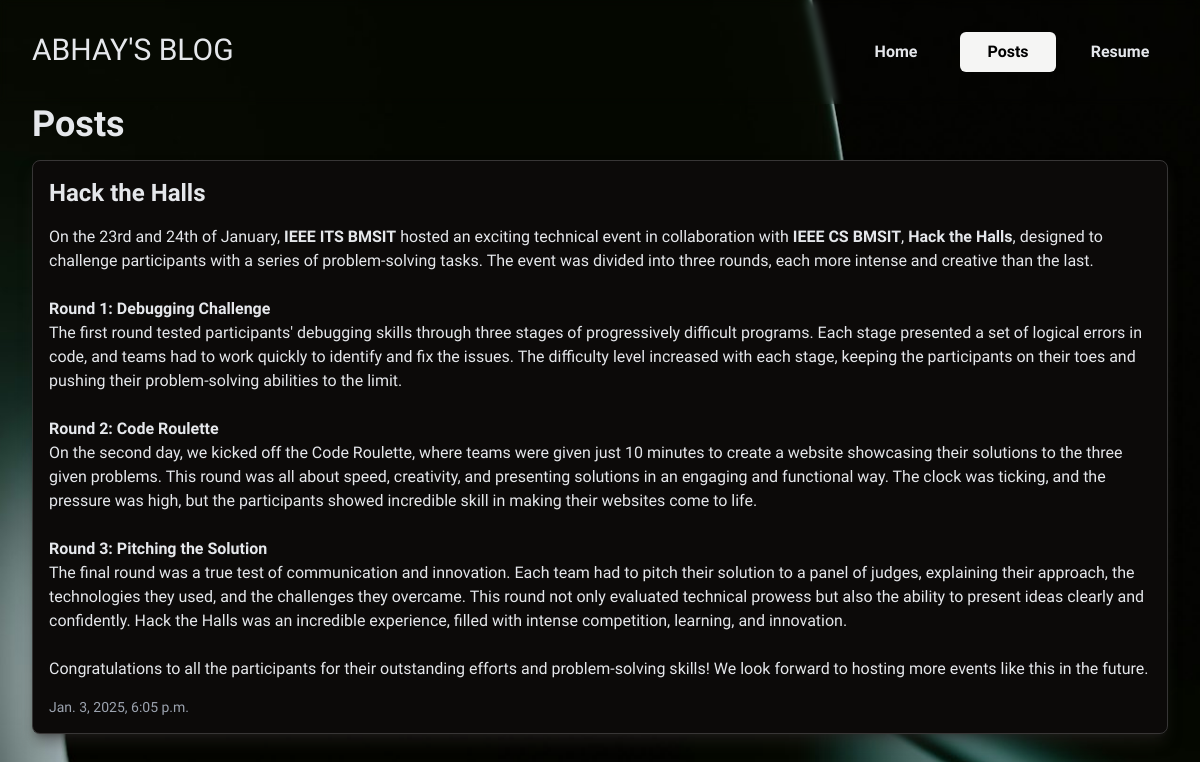
The page /posts on the database its author committed.
### blog/models.py (models this page shows, shortened)
class Post(models.Model):
    title = models.CharField(max_length=200)
    content = RichTextField()
    date_posted = models.DateTimeField(auto_now_add=True)

### blog/views.py (the view)
# urls.py: path('posts', views.posts, name='posts'),
def posts(request):
    posts = Post.objects.all()
    return render(request, 'blog/posts.html', {'posts': posts})

### blog/templates/blog/posts.html
{% extends "blog/layout.html" %}
{% load static %}
{% block body %}
<div class="mt-20 w-full py-6 px-8 min-h-screen z-20">
    <h1 class="text-4xl font-bold">Posts</h1>
    <ul class="w-full bg-stone-950 mt-4 min-h-fit rounded-lg">
        {% for post in posts %}
            <li class="w-full py-4 px-4 mb-4 shadow-lg shadow-stone-800/50 border border-gray-200/20 rounded-lg">
                <h2 class="text-2xl mb-4 font-semibold">{{ post.title }}</h2>
                <p>
                    {{ post.content|safe }}
                </p>
                <p class="mt-4 text-sm text-gray-400">{{ post.date_posted }}</p>
            </li>
        {% endfor %}
    </ul>
</div>
{% endblock %}

### blog/templates/blog/layout.html (shortened to what this page needs)
{% load static %}
<!DOCTYPE html>
<html>
    <head>
        <script src="https://cdn.tailwindcss.com?plugins=forms,typography,aspect-ratio,line-clamp,container-queries"></script>
    </head>
    <body class="bg-stone-950 text-gray-200 min-h-screen min-w-full scroll-smooth flex flex-col" style="font-family: 'Work Sans', sans-serif; background-image: url('{% static "blog/homebg.png" %}'); background-size: cover; background-position: center; background-attachment: fixed;">
        <div id="navbar" class="fixed top-0 left-0 w-full py-8 px-8 mb-2 flex justify-between backdrop-blur-sm z-50">
            <a href="{% url 'home' %}" class="text-3xl inline" style="font-family: 'Holtwood One SC', serif;"> ABHAY'S BLOG </a>
            <div class="flex space-x-4">
                <a href="{% url 'home' %}"
                class="text-center font-semibold w-24 h-10 flex items-center justify-center px-4 py-2 rounded-md hover:bg-stone-800 hover:text-gray-200 focus:text-gray-900 focus:bg-stone-100 {% if request.resolver_match.url_name == 'home' %}bg-stone-100 text-black{% endif %}">
                    Home
                </a>
                <a href="{% url 'posts' %}"
                class="text-center font-semibold w-24 h-10 flex items-center justify-center px-4 py-2 rounded-md hover:bg-stone-800 hover:text-gray-200 focus:text-gray-900 focus:bg-stone-100 {% if request.resolver_match.url_name == 'posts' %}bg-stone-100 text-black{% endif %}">
                    Posts
                </a>
                <a href="{% url 'resume' %}"
                class="text-center font-semibold w-24 h-10 flex items-center justify-center px-4 py-2 rounded-md hover:bg-stone-800 hover:text-gray-200 focus:text-gray-900 focus:bg-stone-100 {% if request.resolver_match.url_name == 'resume' %}bg-stone-100 text-black{% endif %}">
                    Resume
                </a>
            </div>
        </div>
        {% block body %}
        {% endblock %}
    </body>
</html>

### blog/templates/blog/layout.html (style rules this page uses)
html { scroll-behavior: smooth; }

### rows shown on the page
Post: title "Hack the Halls", content "On the 23rd and 24th of January, IEEE ITS BMSIT hosted an exciting technical event in collaboration with IEEE CS BMSIT , Hack the Halls , designed to challenge participants with a series of problem-solving tasks. The event was divided into three rounds, each more intense and creative than the last. Round 1: Debugging Challenge The first round tested participants' debugging skills through three stages of progressively difficult programs. Each stage presented a set of logical errors in code, and teams had to work quickly to identify and fix the issues. The difficulty level increased with each stage, keeping the participants on their toes and pushing their problem-solving abilities to the…", date_posted "Jan. 3, 2025, 6:05 p.m."
